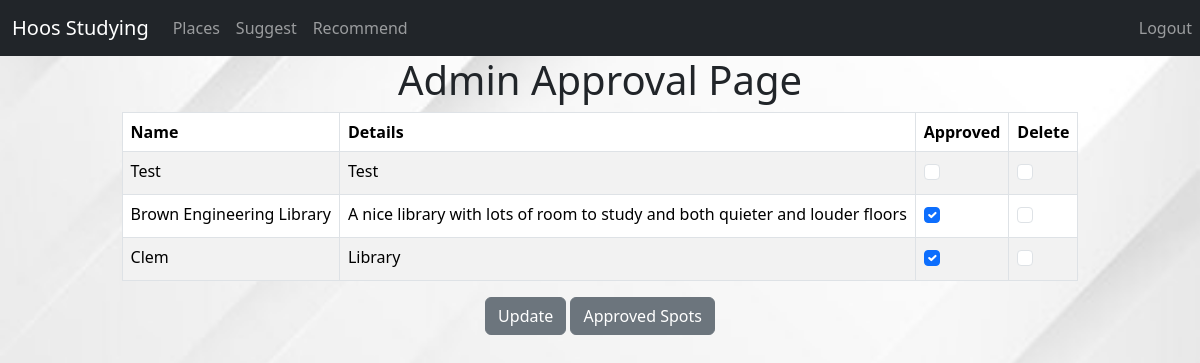
The page /approval/ on the database as committed earlier.
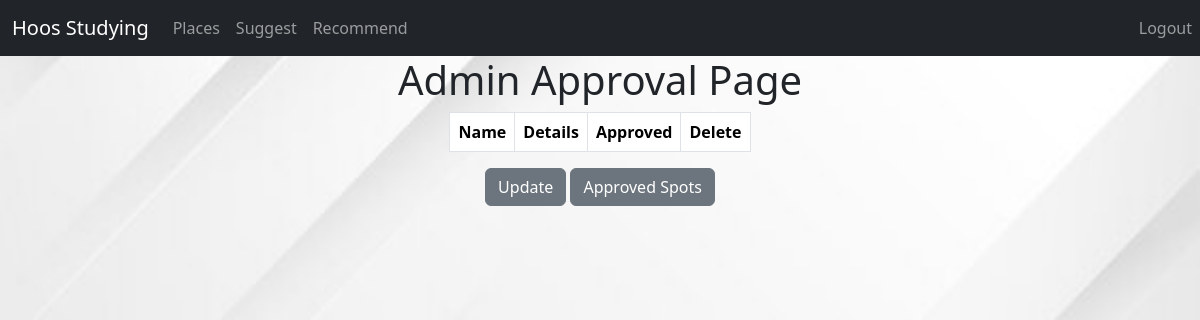
The same page on the database as committed later.
### cs3240/models.py (models this page shows, shortened)
class Place(models.Model):
    name = models.CharField(max_length=200)
    details = models.CharField(max_length=700)
    address = map_fields.AddressField(max_length=200)
    admin_approved = models.BooleanField(default=False)
    delete_place = models.BooleanField(default=False)
    locations = [("Central Grounds", "central"),
                 ("North Grounds", "north"),
                 ("South Grounds", "south")]
    location = models.CharField(blank=True, choices=locations, max_length=15)
    avg_busy_rating = models.FloatField(default = 5)
    avg_wifi_outlet_rating = models.FloatField(default = 5)
    def __str__(self):
        return self.name

### cs3240/views.py (the view)
# urls.py: path('approval/',views.admin_approval, name="approval"),
def admin_approval(request):
    places_list = Place.objects.all()
    if request.method == "POST":
        id_list = request.POST.getlist('boxes')
        did_list = request.POST.getlist('Dboxes')
        places_list.update(delete_place = False)
        places_list.update(admin_approved = False)
        for id in id_list:
            Place.objects.filter(pk=int(id)).update(admin_approved = True)
        for id in did_list:
            Place.objects.filter(pk=int(id)).delete()
        return redirect('places')
    else:
        return render(request, "approval.html", {"places_list":places_list})

### cs3240/templates/approval.html (shortened to what this page needs)
{% load socialaccount %}
<html>
        <link href="https://cdn.jsdelivr.net/npm/bootstrap@5.3.2/dist/css/bootstrap.min.css" rel="stylesheet">
        <link rel="stylesheet" href="../static/page.css">
        <nav class="navbar navbar-expand-lg navbar-dark bg-dark">
            <div class="container-fluid">
                <a class="navbar-brand" href="{% url 'home' %}">Hoos Studying</a>
                <div class="collapse navbar-collapse" id="navbarNav">
                <ul class="navbar-nav">
                    <li class="nav-item">
                        <a class="nav-link"  href="{% url 'places' %}">Places</a>
                    </li>
                    <li class="nav-item">
                    <a class="nav-link" href="{% url 'suggest' %}">Suggest</a>
                    </li>
                    <li class="nav-item">
                        <a id="recommend" class="nav-link" href="{% url 'recommend' %}">Recommend</a>
                    </li>
                </ul>
                </div>
            </div>
                <ul class="nav navbar-nav navbar-right">
                    <li class="nav-item">
                        <a   class="nav-link" href="{% url 'logout' %}">Logout</a>
                    </li>
                </ul>
            </nav>
        <div class="container">
            <h1>Admin Approval Page</h1>
        <form action = "" method="post">
        <table class="table table-striped table-hover table-bordered">
            <thead class="thead-dark">
                <tr>
                <th scope="col">Name</th>
                <th scope="col">Details</th>
                <th scope="col">Approved</th>
                <th scope="col">Delete</th>
                </tr>
            </thead>
            <tbody>
            {% for place in places_list %}
            <tr>
                <td>{{ place }}</td>
                <td>{{ place.details }}</td>
                <td>
                    {% if place.admin_approved %}
                        <div class = "form-check">
                            <input class = "form-check-input" type = "checkbox" checked = "checked" value = {{place.id}} name = "boxes"/>
                        </div>
                    {% else %}
                        <div class = "form-check">
                            <input class = "form-check-input" type = "checkbox" value = {{place.id}} name = "boxes"/>
                        </div>
                    {% endif %}
                </td>
                <td>
                    {% if place.delete %}
                        <div class = "form-check">
                            <input class = "form-check-input" type = "checkbox" checked = "checked" value = {{place.id}} name = "Dboxes"/>
                        </div>
                    {% else %}
                        <div class = "form-check">
                            <input class = "form-check-input" type = "checkbox" value = {{place.id}} name = "Dboxes"/>
                        </div>
                    {% endif %}
                </td>
                </tr>
            {% endfor %}
            </tbody>
        </table>
        <center>
            <button class='btn btn-secondary' type="submit">Update</button>
            <a href = "{% url 'places' %}">
                <button class='btn btn-secondary'>Approved Spots</button>
            </a>
        </center>
    </form>
        </div>
    </body>
</html>

### cs3240/static/page.css (style rules this page uses)
.container { display: flex; justify-content: center; flex-direction: column; align-items: center; }

### cs3240/templates/approval.html (style rules this page uses)
.container { display: flex; justify-content: center; flex-direction: column; align-items: center; }

Rows that differ between the two databases and show on the page:
removed Place: name "Test", details "Test"
removed Place: name "Brown Engineering Library", details "A nice library with lots of room to study and both quieter and louder floors"
removed Place: name "Clem", details "Library"
